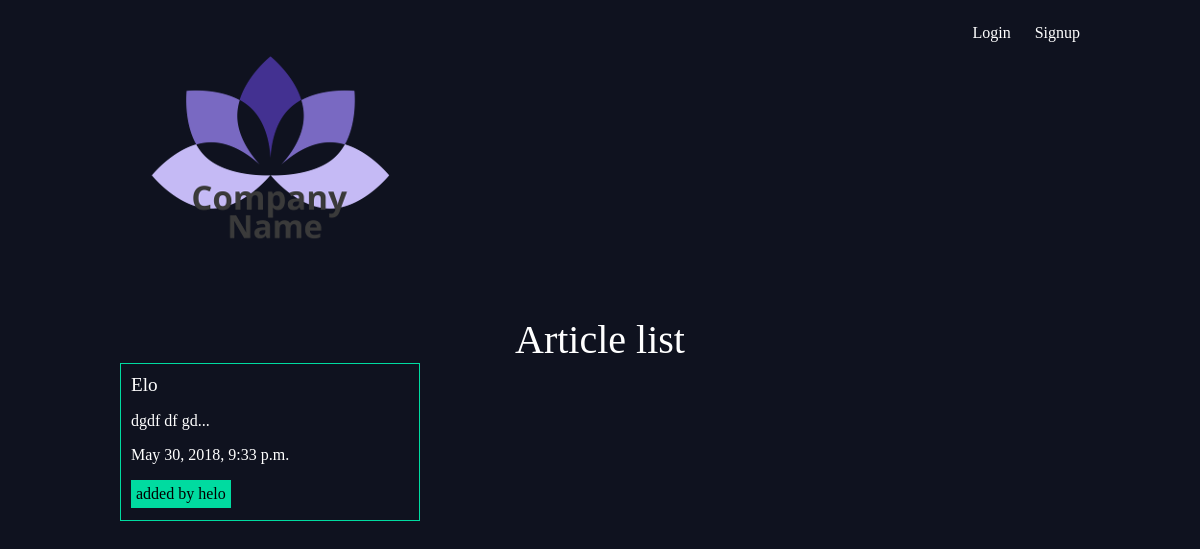
The app's page /articles/, older data.
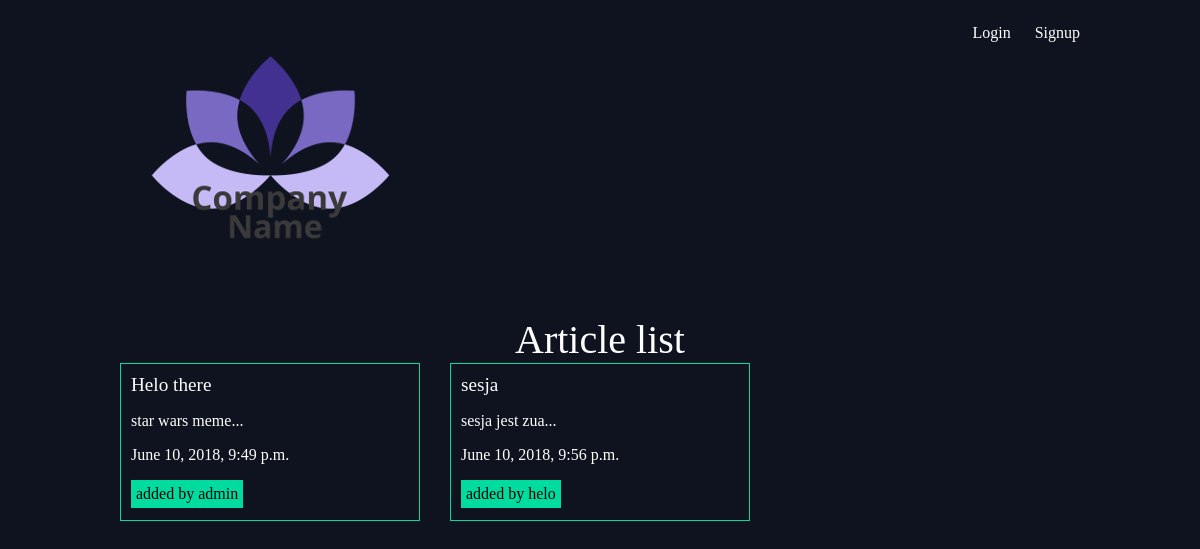
The same page, newer data.
### articles/models.py (models this page shows, shortened)
class Article(models.Model):
    title = models.CharField(max_length = 100)
    slug = models.SlugField()
    body = models.TextField()
    date = models.DateTimeField(auto_now_add=True)
    thumb = models.ImageField(default = 'default.png', blank = True)
    author = models.ForeignKey(User, on_delete=models.CASCADE, default=None)
    def snippet(self):
        return self.body[:30] + '...'

### articles/views.py (the view)
# urls.py: path('',views.article_list, name="list"),
def article_list(request):
    articles = Article.objects.all().order_by('date')
    return render(request,'articles/article_list.html',{'articles':articles})

### articles/templates/articles/article_list.html
{% extends 'base_layout.html' %}
{% block content %}
        <h1>Article list</h1>
        <div class="articles">
            {% for article in articles %}
            <div class="article">
                <h2><a href ="{% url 'articles:detail' slug=article.slug %}">{{article.title}}</a></h2>
                <p>{{article.snippet}}</p>
                <p>{{article.date}}</p>
                <p class="author">added by {{ article.author.username }}</p>
            </div>
            {% endfor %}
        </div>
{% endblock %}

### templates/base_layout.html (shortened to what this page needs)
{% load static from staticfiles %}
<!DOCTYPE html>
<html>
        <head>
            <link rel="stylesheet" href="{% static 'styles.css' %}">
        </head>
    <body>
    <header class = "wrapper">
            <h1><a href="{% url 'home' %}"><img src="{% static 'logo.png' %}"/></a></h1>
             <nav>
                   <ul>
                           {% if user.is_authenticated %}
                            <li>
                                <form class="logout-link" action="{% url 'accounts:logout' %}" method="post">
                                    {% csrf_token %}
                                    <button type="submit">Logout</button>
                                </form>
                            </li>
                            <li><a href="{% url 'articles:create' %}" class="highlight">Create article</a></li>
                           {% else %}
                               <li><a href="{% url 'accounts:login' %}">Login</a></li>
                               <li><a href="{% url 'accounts:signup' %}">Signup</a></li>
                           {% endif %}
                   </ul>
            </nav>
            </header>
            <div class="wrapper">
            {% block content %}
            {%endblock %}
        </div>
    </body>
</html>

### assets/styles.css (style rules this page uses)
body { background-color: #0f121f; color: #fff; }
body * { font-family: Ubuntu; }
h1, h2, h3, h4, h5 { font-weight: normal; margin: 0; }
a, a:hover, a:visited { color: #fff; text-decoration: none; }
.wrapper { max-width: 960px; margin: 0 auto; }
div.wrapper h1 { text-align: center; margin: 100 px auto; font-size: 2.5em; }
header { display: grid; grid-template-columns: 1fr 1fr; padding: 20 px; }
nav { justify-self: end; }
nav li { display: inline-block; margin-left: 20px; }
.articles { display: grid; grid-template-columns: 1fr 1fr 1fr; grid-gap: 30px; }
.article { padding: 10px; border: 1px solid #00dba0; possition: relative; padding-bottom: 40px; }
.article h2 { font-size: 1.2em; }
.article .author { padding: 5px; background: #00dba0; position:absolute; margin:0; color: black; }

Row changes from the older to the newer data that the page shows:
removed Article: title "Elo", snippet "dgdf df gd...", date "May 30, 2018, 9:33 p.m.", author.username "helo"
added Article: title "Helo there", snippet "star wars meme...", date "June 10, 2018, 9:49 p.m.", author.username "admin"
added Article: title "sesja", snippet "sesja jest zua...", date "June 10, 2018, 9:56 p.m.", author.username "helo"
